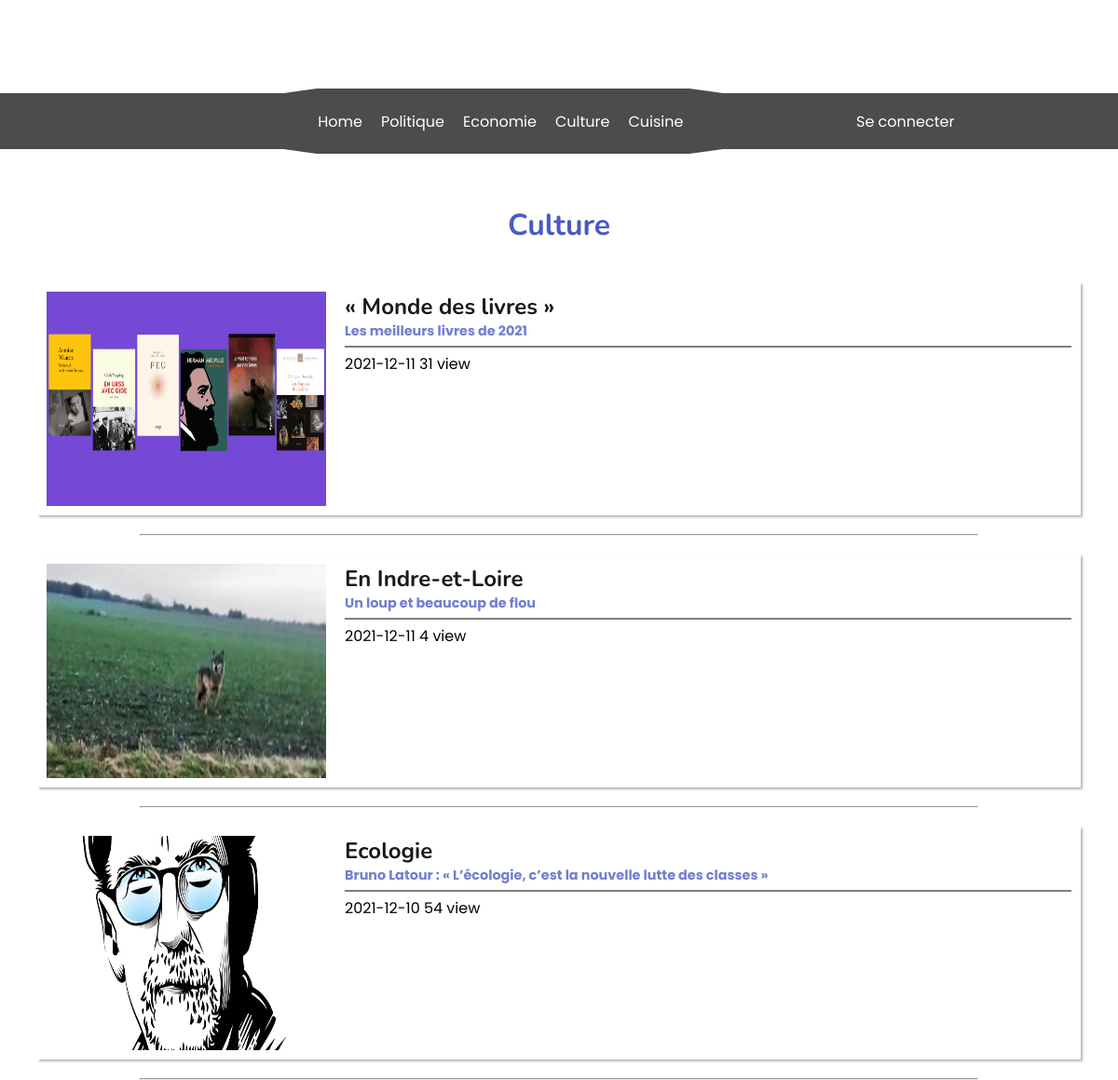
Screenshot of /index.php?action=news&type=culture with the database file from the repository.
### tables this page shows
CREATE TABLE IF NOT EXISTS `article` (
  `id` int(11) NOT NULL AUTO_INCREMENT,
  `userId` int(11) NOT NULL,
  `title` text NOT NULL,
  `objet` text NOT NULL,
  `content` text NOT NULL,
  `photo` text NOT NULL,
  `view` int(11) NOT NULL,
  `type` text NOT NULL,
  `dataActu` date DEFAULT NULL,
  PRIMARY KEY (`id`),
  KEY `userId` (`userId`)
);

### modele/Database.php (called while the page is built)
<?php
class Database
{
    public static function connect(){
        $username = 'root';
        $password = '';
        $dbb = new PDO('mysql:host=localhost;dbname=newspaper;charset=utf8', $username, $password);
        return $dbb;
    }
}

### modele/Article.php (called while the page is built, shortened)
<?php
class Article extends Modele
{
    public static function findByType($type){
        $query = 'SELECT * FROM article WHERE type = ? ORDER BY dataActu DESC';
        $stmt = self::connect()->prepare($query);
        $stmt->execute(array($type));
        $request = $stmt->fetchAll();
        return $request;
    }
}

### template/view/news.php (the view, shortened to what this page needs)
<?php $cssAnimation = '<link rel="stylesheet" href="../public/css/animation.css">'; ?>
<main>
    <h1><?php echo htmlspecialchars(ucwords($type)) ?></h1>
    <?php if (isset($requests) && !empty($requests)) :
        foreach ($requests as $request) :
    ?>
            <a href="<?php echo '../index.php?action=new&id=' . $request['id']; ?>">
                <div class="box-news">
                    <img src="<?php echo './ImageArticleStockage/' . $request['photo']; ?>" alt="">
                    <div>
                        <div class="titre">
                            <h2><?php echo $request['title']; ?></h2>
                            <h3><?php echo $request['objet']; ?></h3>
                        </div>
                        <div class="text">
                            <p><?php echo $request['content']; ?></p>
                        </div>
                        <div class="view">
                            <p><?php echo $request['dataActu'] . " " . $request['view'] . " view"; ?></p>
                        </div>
                    </div>
                </div>
            </a>
            <hr>
    <?php
        endforeach;
    else :
        echo 'Aucun article trouvé';
    endif;
    ?>
</main>
<?php require_once('./template/template.php'); ?>

### public/css/style.css (style rules this page uses)
* { padding: 0; margin: 0; box-sizing: border-box; }
:root { --color-p1-o1: rgba(255,255,255,0.1); --color-p1-o2: rgba(255,255,255,0.3); --color-p1-o3: rgba(255,255,255,0.5); --color-p1-o4: rgba(255,255,255,0.7); --color-p1-o5: rgba(255,255,255,0.9); --color-p1-o6: rgba(255,255,255,1); --color-p2-o1: rgba(0, 0, 0, 0.1); --color-p2-o2: rgba(0, 0, 0, 0.3); --color-p2-o3: rgba(0, 0, 0, 0.5); --color-p2-o4: rgba(0, 0, 0, 0.7); --color-p2-o5: rgba(0, 0, 0, 0.9); --color-p2-o6: rgb(0, 0, 0); --color-p3-o1: rgba(52, 73, 189,0.1); --color-p3-o2: rgba(52, 73, 189,0.3); --color-p3-o3: rgba(52, 73, 189,0.5); --color-p3-o4: rgba(52, 73, 189,0.7); --color-p3-o5: rgba(52, 73, 189,0.9); --color-p3-o6: rgb(52, 73, 189); --color-p4-o1: rgba(52, 189, 93, 0.1); --color-p4-o2: rgba(52, 189, 93, 0.3); --color-p4-o3: rgba(52, 189, 93, 0.5); --color-p4-o4: rgba(52, 189, 93, 0.7); --color-p4-o5: rgba(52, 189, 93, 0.9); --color-p4-o6: rgb(52, 189, 93); --font1: 'Poppins', sans-serif; --font2: 'Nunito', sans-serif; --trans0: all 0.2s linear; --trans1: all 0.4s linear; --trans2: all 0.6s linear; --trans3: all 0.8s linear; --trans4: all 1s linear; --bs-p1-1: 0.1em 0.1em 0.1em var(--color-p1-o1); --bs-p1-2: 0.15em 0.15em 0.15em var(--color-p1-o2); --bs-p2-1: 0.1em 0.1em 0.1em var(--color-p2-o1); --bs-p2-2: 0.15em 0.15em 0.15em var(--color-p2-o2); --bs-p3-1: 0.1em 0.1em 0.1em var(--color-p3-o1); --bs-p3-2: 0.15em 0.15em 0.15em var(--color-p3-o2); }
body { font-family: var(--font1); }
a { text-decoration: none; }

### public/css/news.css (style rules this page uses)
main { display: flex; flex-direction: column; }
h1 { margin: 20px 0; text-align: center; width: 100%; color: var(--color-p3-o5); font-family: var(--font2); }
hr { width: 75%; align-self: center; color: var(--color-p4-o2); }
.box-news { position: relative; display: flex; margin: 20px 40px; padding: 10px; box-shadow: var(--bs-p2-2); height: 250px; cursor: pointer; overflow: hidden; }
.box-news img { min-width: 300px; }
.box-news h2 { font-family: var(--font2); color: var(--color-p2-o5) }
.box-news h3 { font-family: var(--font1); color: var(--color-p3-o4); font-size: 0.9em; }
.box-news > div { margin-left: 20px; }
.box-news .titre { margin-bottom: 5px; }
.box-news .text { position: relative; max-height: 0px; overflow: hidden; transition: all 0.3s ease-in; border-top: 1px solid var(--color-p2-o3); border-bottom: 1px solid var(--color-p2-o3); background-image: linear-gradient(0deg, var(--color-p1-o6), var(--color-p1-o3)); }
.box-news .text p { padding: 5px 20px; font-size: 0.8em; color: var(--color-p2-o5); }
.box-news .view { margin-top: 5px; color: var(--color-p2-o6); }

### rows the page displays
article: photo (picture), title "« Monde des livres »", objet "Les meilleurs livres de 2021", dataActu "2021-12-11", view "31"
article: photo (picture), title "En Indre-et-Loire", objet "Un loup et beaucoup de flou", dataActu "2021-12-11", view "4"
article: photo (picture), title "Ecologie", objet "Bruno Latour : « L’écologie, c’est la nouvelle lutte des classes »", dataActu "2021-12-10", view "54"

### other values shown
$type "Culture"
